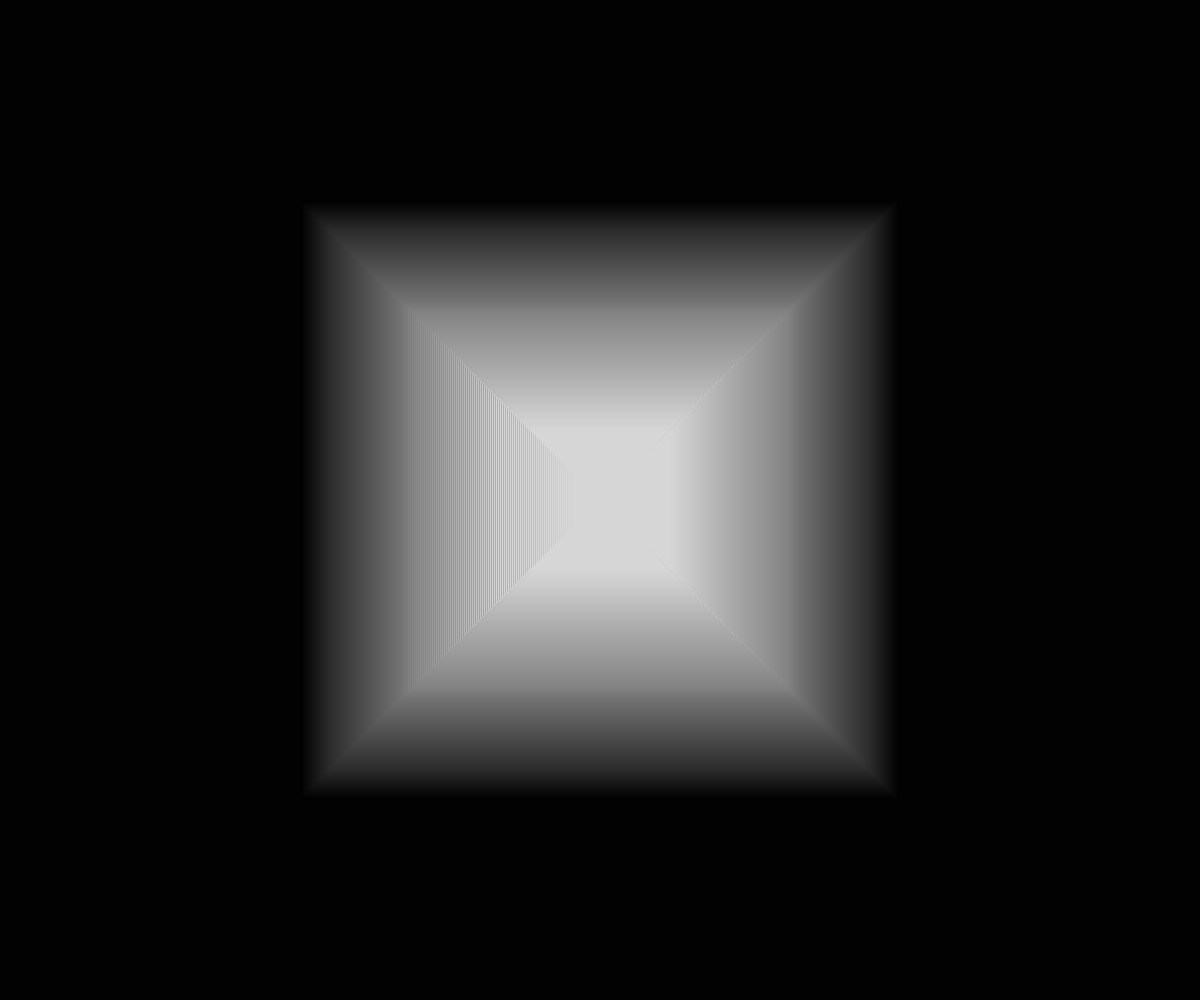
Frame 1 (no input)
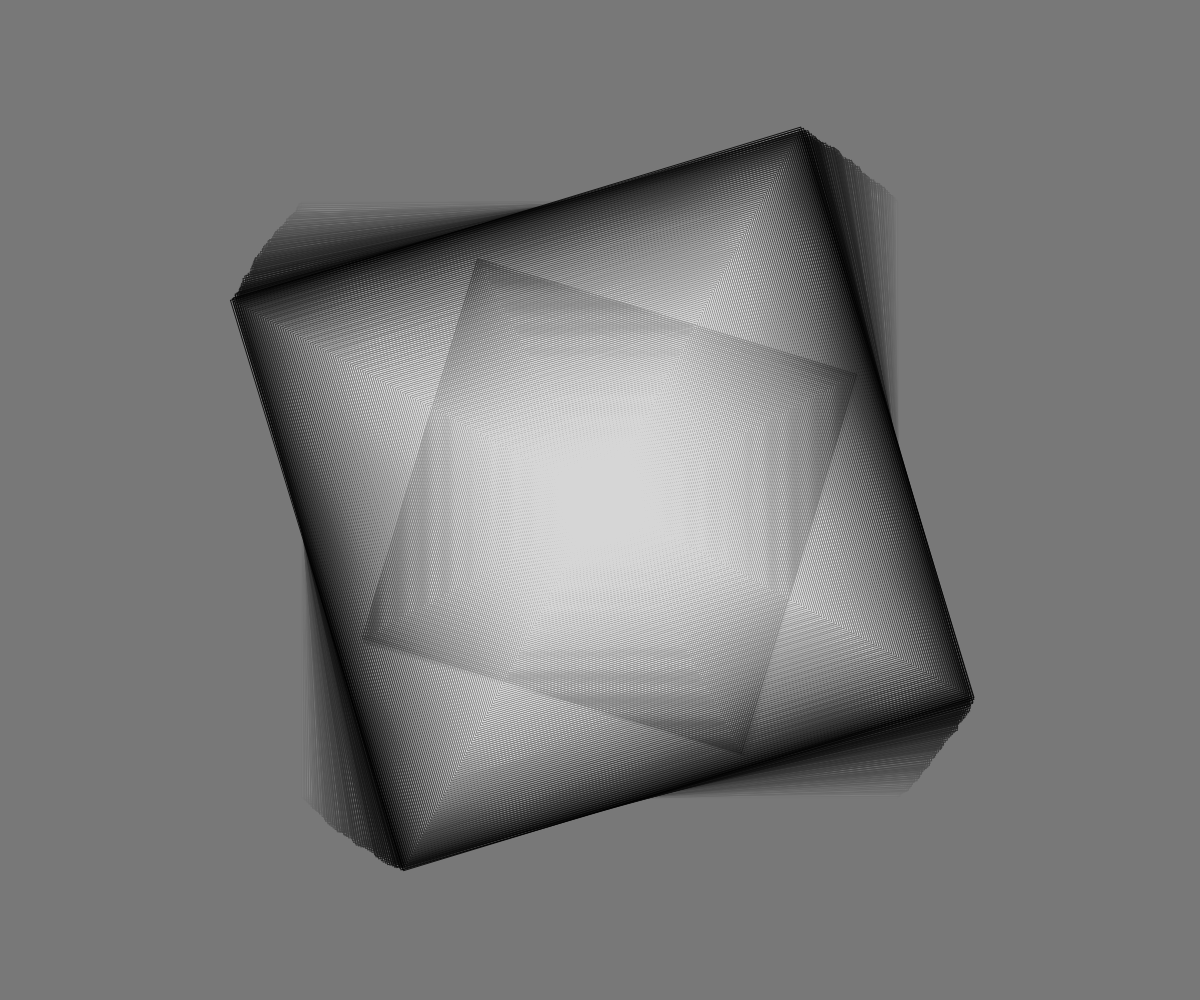
Frame 60 (no input)
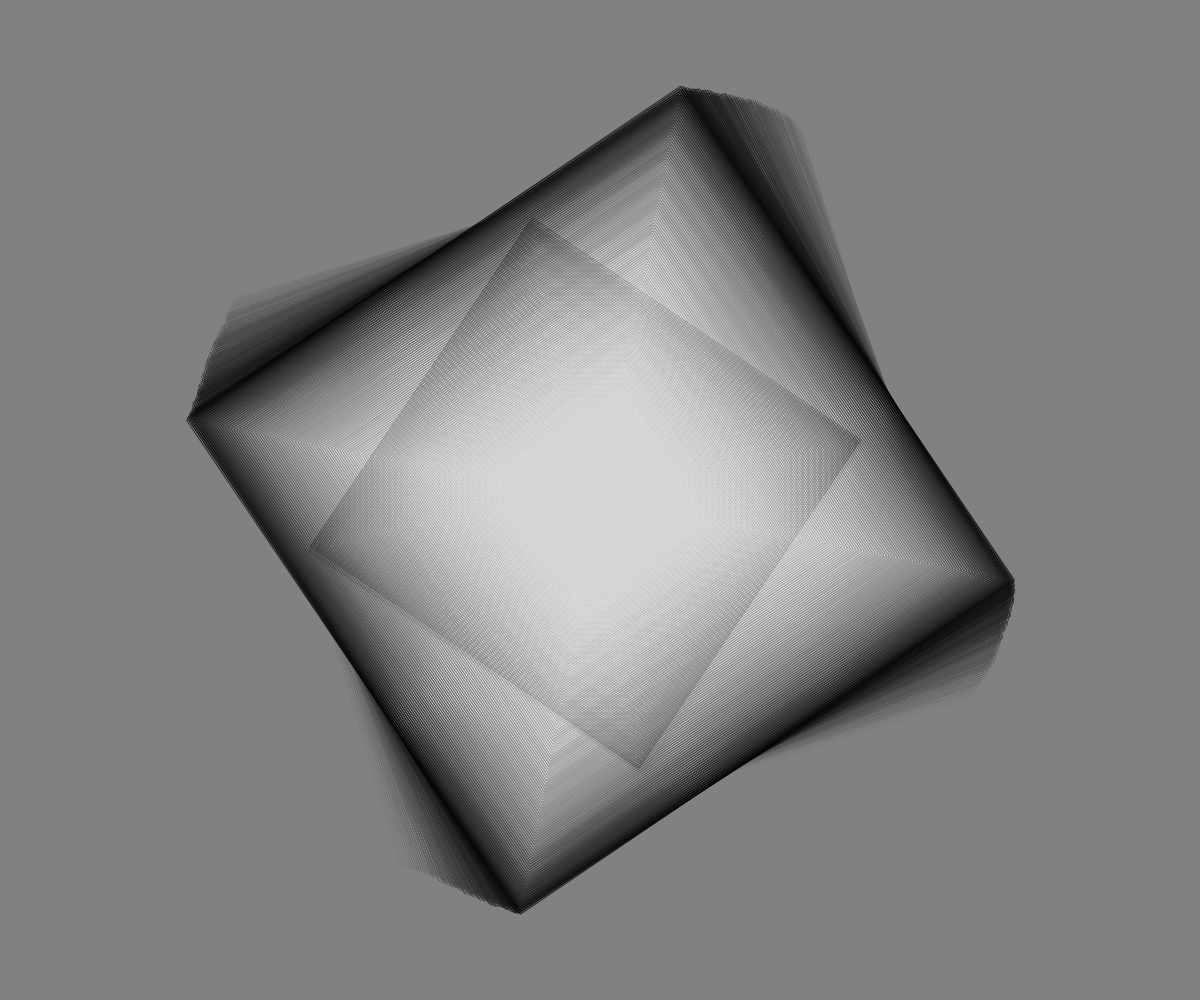
Frame 120 (the mouse pressed at the canvas centre since frame 60)

The p5.js sketch that drew these frames (run headless with seeded random() and noise() and a simulated clock; from frame 60 on, the mouse is pressed at the canvas centre):

// p5.js sketch
// ── sketch.js
// Animation for Trio Tan

//Gradient
const Y_AXIS = 1;
let c1, c2;
let mix;
let mixer;
let pixX1;
let pixY1;
let pixX2;
let pixY2;

//Squares
let deg1 = 0;
let deg2 = 0;
let alp = 100;
let inc = 0.25;
let changer = 0.0001;
let size = 0;

//Screens
let screens = [];

function setup() {
  createCanvas(windowWidth, windowHeight);
  colorMode(HSB, 360, 100, 100, 100);
  frameRate(20);
  background(0);
  //Gradient
  c1 = color(300, 10, 100, 1);
  c2 = color(150, 100, 10, 1);
  mix = 0;
  mixer = 0.001;
  pixX1 = width/2;
  pixY1 = height/2;
  pixX2 = width/2;
  pixY2 = height/2;

  //screens
  // for (let i = 0; i < 100; i++){
  //   screens[i]= new Screen();
  // }

}

function draw() {
    
   //Gradient
   setGradient(0, 0, width, height, c1, c2, Y_AXIS);
   mix += mixer;

  if (mix > 2 || mix < 0){
    mixer *= -1;}

  squares();
  
  // for (let i = 0; i < screens.length; i++){
  // screens[i].update();
  // screens[i].edges();
  // screens[i].display();
  // }
  
}

function setGradient(x, y, w, h, c1, c2, axis) {
  noFill();
  if (axis === Y_AXIS){
    for (let i = y; i <= y + h; i++) {
      let inter = map(i, y, y + h, 0, mix);
      let c = lerpColor(c1, c2, inter);
      stroke(c);
      line(x, i, x + w, i);
    }
  }
}

function windowResized(){
  resizeCanvas(windowWidth, windowHeight);
}

class Screen{
  constructor() {
    this.pos = createVector(random(width), random(height));
    this.vel = createVector(0, 0);
    this.acc = createVector(0, 0);
    this.maxspeed = 4;

  }

  update(){
    // this.acc.add(random(-0.5, 0.5), random(-0.5, 0.5))
    this.vel.add(this.acc);
    this.vel.limit(this.maxspeed);
    this.pos.add(this.vel);
    this.acc.mult(0);
  }

  display(){
    stroke(0, alp);
    fill(255, 1);
    // for (let i = 0; i < 10; i++){
      rectMode(CENTER)
      rect(this.pos.x, this.pos.y, random(10), random(10));
    // }
  }

  edges(){
    if (this.pos.x < 0){
      this.pos.x = width;
    } 
    if (this.pos.x > width){
      this.pos.x = 0;
    }
    if (this.pos.y < 0){
      this.pos.y = height;
    } 
    if (this.pos.y > height){
      this.pos.y = 0;
    }
  }
}

function squares(){
  //SCREEN1
  push();
  translate(pixX1, pixY1);
  rotate(deg1);

    for (let i = 0; i<100; i++){ 
      // noStroke();
      stroke(0, alp);
      fill(255, 1);
      rectMode(CENTER)
      rect(0, 0, 4*i);
    }
  pop();
  deg1 += 0.005;

  pixX1 += random(-5, 5);
  pixY1 += random(-5, 5);

  if (pixX1 < 100){
    pixX1 = width-100;
  } else if (pixX1 > width-100) {
    pixX1 = 100;
  }

  if (pixY1 < 100){
    pixY1 = height-100;
  } else if (pixY1 > height-100){
    pixY1 = 100;
  }


  //Screen 2
  push();
  // scale(size);
  translate(pixX2, pixY2);
  rotate(deg2);
    for (let i = 0; i<150; i++){ 
      // noStroke();
      stroke(0, alp);
      fill(255, 1);
      rectMode(CENTER)
      rect(0, 0, 4*i);
    }
  pop();

  alp += inc;

  pixX2 += random(-1, 1);
  pixY2 += random(-1, 1);

  size += changer;
  deg2 -= 0.005;

  if (alp < 0 || alp > 100){
    inc *= -1;
  }

  if (pixX2 < 100){
    pixX2 = width-100;
  } else if (pixX2 > width-100) {
    pixX2 = 100;
  }

  if (pixY2 < 100){
    pixY2 = height-100;
  } else if (pixY2 > height-100){
    pixY2 = 100;
  }

  if (size > 2 || size < 0){
    changer *= -1;
  }
}

function mousePressed(){
  let fs = fullscreen();
  fullscreen(!fs);
}
